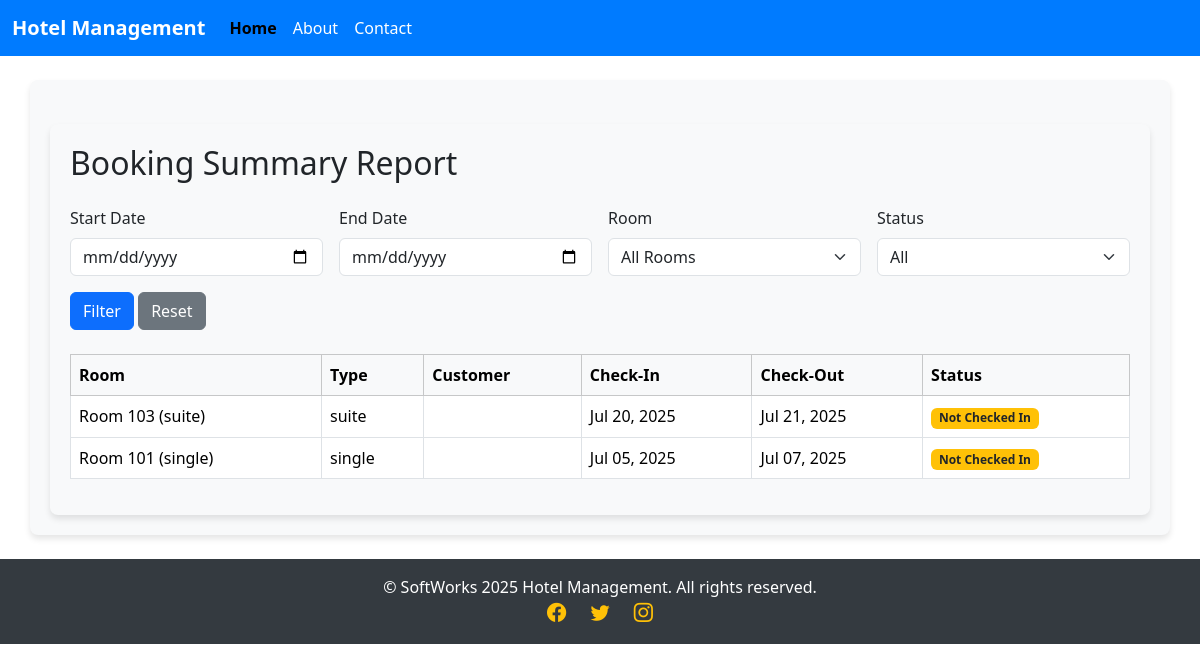
Page /reports/booking-summary/ (signed in) on the committed database.
### hotel/models.py (models this page shows, shortened)
class Booking(models.Model):
    PAYMENT_STATUSES = [
        ('pending', 'Pending'),
        ('paid', 'Paid'),
        ('failed', 'Failed'),
        ('refunded', 'Refunded'),
    ]
    guest = models.ForeignKey(Guest, on_delete=models.CASCADE, related_name='bookings')
    room = models.ForeignKey(Room, on_delete=models.CASCADE, related_name='bookings')
    check_in = models.DateField()
    check_out = models.DateField()
    total_price = models.DecimalField(max_digits=10, decimal_places=2, blank=True, null=True)  # Allow blank for auto-computation
    payment_status = models.CharField(
        max_length=10,
        choices=PAYMENT_STATUSES,
        default='pending'
    )
    created_at = models.DateTimeField(auto_now_add=True)
    is_checked_in = models.BooleanField(default=False)  # Added field for check-in status

class Room(models.Model):
    ROOM_TYPES = (
        ('single', 'Single'),
        ('double', 'Double'),
        ('suite', 'Suite'),
    )
    number = models.CharField(max_length=10)
    room_type = models.CharField(max_length=10, choices=ROOM_TYPES)
    capacity = models.IntegerField()
    price = models.DecimalField(max_digits=10, decimal_places=2)
    is_available = models.BooleanField(default=True)
    def __str__(self):
        return f"Room {self.number} ({self.room_type})"

### hotel/views.py (the view)
# urls.py: path('reports/booking-summary/', views.booking_summary, name='booking_summary'),
@login_required
def booking_summary(request):
    bookings = Booking.objects.select_related('room').all()
    start_date = request.GET.get('start_date')
    end_date = request.GET.get('end_date')
    status = request.GET.get('status')
    room_id = request.GET.get('room')
    if start_date:
        bookings = bookings.filter(check_in__gte=start_date)
    if end_date:
        bookings = bookings.filter(check_out__lte=end_date)
    if status == 'checked_in':
        bookings = bookings.filter(is_checked_in=True)
    elif status == 'not_checked_in':
        bookings = bookings.filter(is_checked_in=False)
    if room_id:
        bookings = bookings.filter(room__id=room_id)
    return render(request, 'hotel/booking_summary.html', {
        'bookings': bookings,
        'rooms': Room.objects.all(),
        'start_date': start_date,
        'end_date': end_date,
        'status': status,
        'room_id': room_id,
    })

### hotel/templates/hotel/booking_summary.html (shortened to what this page needs)
{% extends 'hotel/base.html' %}
{% load static %}
{% block content %}
<div class="container mt-4">
    <h2 class="mb-4">Booking Summary Report</h2>
    <form method="get" class="row g-3 mb-4">
        <div class="col-md-3">
            <label class="form-label">Start Date</label>
            <input type="date" class="form-control" name="start_date" value="{{ start_date }}">
        </div>
        <div class="col-md-3">
            <label class="form-label">End Date</label>
            <input type="date" class="form-control" name="end_date" value="{{ end_date }}">
        </div>
        <div class="col-md-3">
            <label class="form-label">Room</label>
            <select class="form-select" name="room">
                <option value="">All Rooms</option>
            </select>
        </div>
        <div class="col-md-3">
            <label class="form-label">Status</label>
            <select class="form-select" name="status">
                <option value="">All</option>
            </select>
        </div>
        <div class="col-12">
            <button type="submit" class="btn btn-primary">Filter</button>
            <a href="{% url 'booking_summary' %}" class="btn btn-secondary">Reset</a>
        </div>
    </form>
    <div class="table-responsive">
        <table class="table table-bordered table-hover align-middle">
            <thead class="table-light">
                <tr>
                    <th>Room</th>
                    <th>Type</th>
                    <th>Customer</th>
                    <th>Check-In</th>
                    <th>Check-Out</th>
                    <th>Status</th>
                </tr>
            </thead>
            <tbody>
                {% for booking in bookings %}
                    <tr>
                        <td>{{ booking.room }}</td>
                        <td>{{ booking.room.room_type }}</td>
                        <td>{{ booking.customer_name }}</td>
                        <td>{{ booking.check_in|date:"M d, Y" }}</td>
                        <td>{{ booking.check_out|date:"M d, Y" }}</td>
                        <td>
                            {% if booking.is_checked_in %}
                                <span class="badge bg-success">Checked In</span>
                            {% else %}
                                <span class="badge bg-warning text-dark">Not Checked In</span>
                            {% endif %}
                        </td>
                    </tr>
                {% empty %}
                    <tr>
                        <td colspan="6" class="text-center text-muted">No bookings found for the selected criteria.</td>
                    </tr>
                {% endfor %}
            </tbody>
        </table>
    </div>
</div>
{% endblock %}

### hotel/templates/hotel/base.html (style rules this page uses)
.container { padding: 20px; background-color: #f8f9fa; border-radius: 8px; box-shadow: 0 4px 6px rgba(0, 0, 0, 0.1); }

### rows in the picture
Booking: room "Room 103 (suite)", room.room_type "suite", check_in "Jul 20, 2025", check_out "Jul 21, 2025", is_checked_in "Not Checked In"
Booking: room "Room 101 (single)", room.room_type "single", check_in "Jul 05, 2025", check_out "Jul 07, 2025", is_checked_in "Not Checked In"
